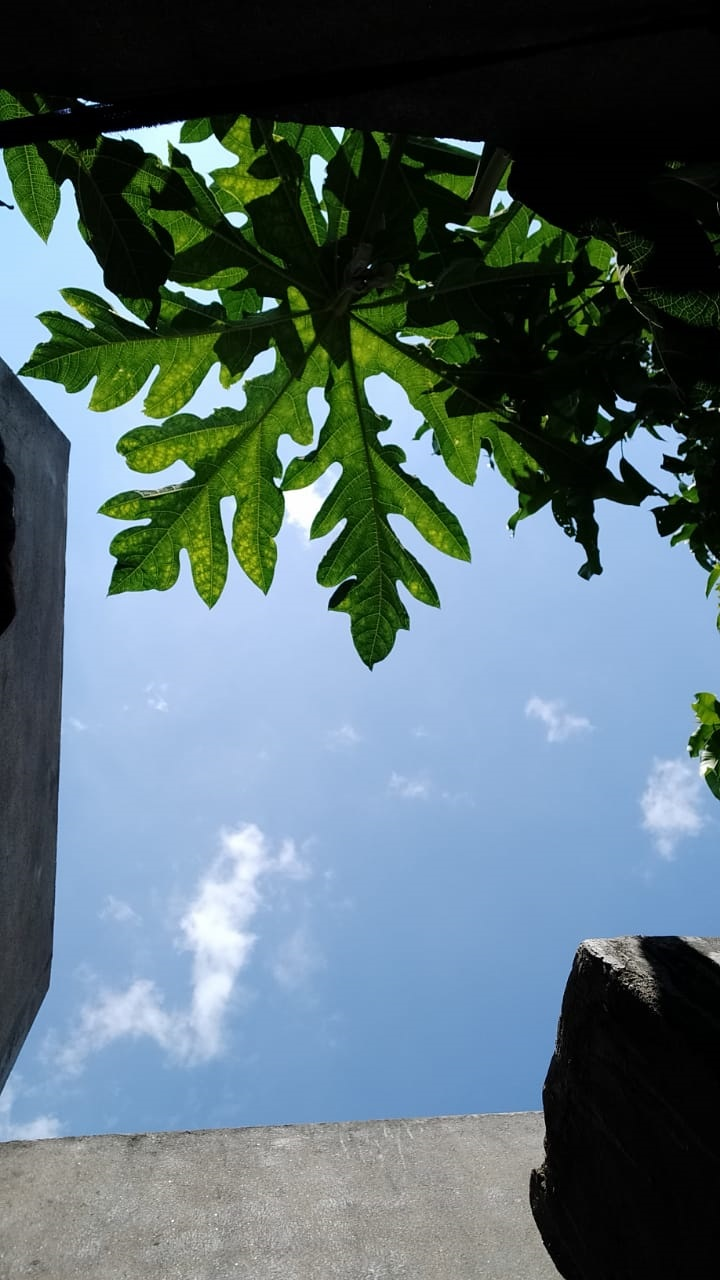
#> input picture Assignment1/Input_img.jpeg, 720 x 1280 px
$ python 'Assignment 1.py'
#> lines starting #> are read from the running program, lines starting #| are printed output that depends on the picture; after the words box and inside, x2 and y2 are one past the last pixel; in counts of white or black regions, pixels touching at a corner belong together
import cv2
import numpy as np

original = cv2.imread('Input_img.jpeg')
#> original is the input picture: shape (1280, 720, 3); mean B, G, R 115.7, 109.9, 89.8

imageHeight = len(original)
#> imageHeight = 1280
imageWidth = len(original[0])
#> imageWidth = 720

gray = np.zeros((imageHeight, imageWidth), dtype=np.uint8)


for i in range(0, imageHeight):
    for j in range(0, imageWidth):
        gray[i][j] = int(original[i][j][0] * 0.2126 + original[i][j][1] * 0.7152 + original[i][j][2] * 0.0722)
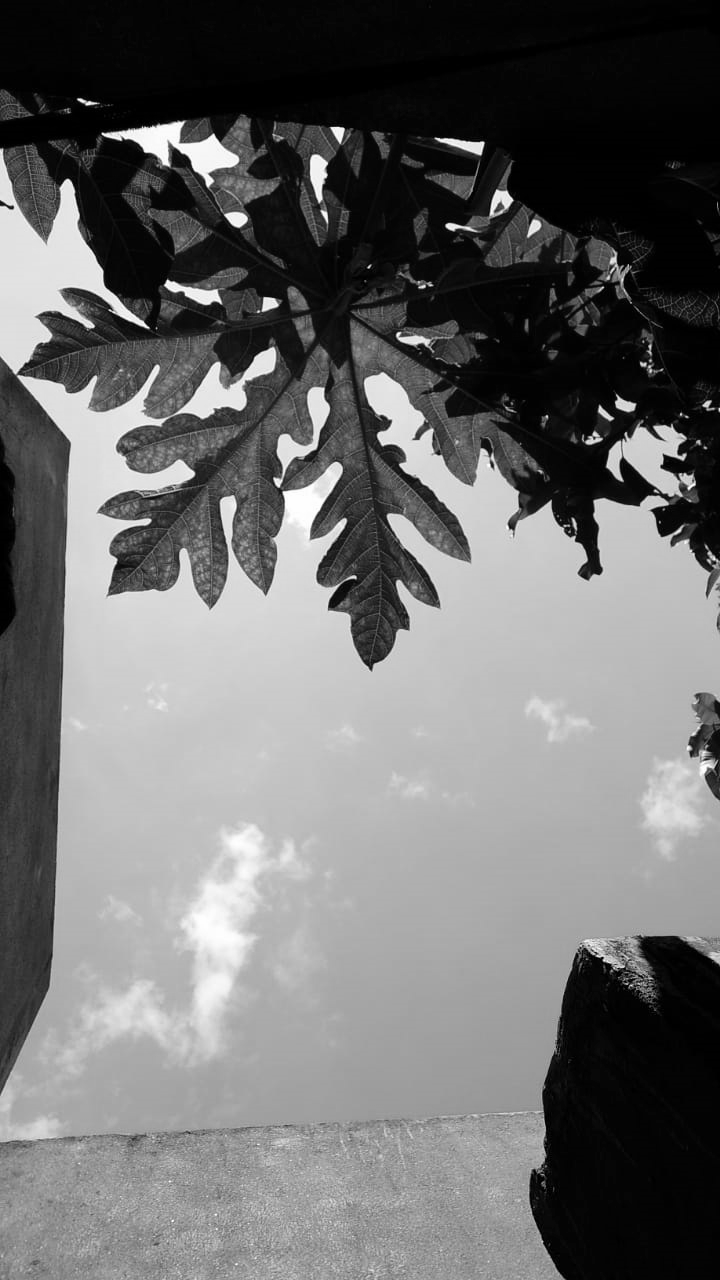
#> gray: shape (1280, 720); min 0, max 254, mean 109.2

binary = np.zeros((imageHeight, imageWidth), dtype=np.uint8)

for i in range(0, imageHeight):
    for j in range(0, imageWidth):
        if gray[i][j] >= 127:
            binary[i][j] = 255
        else:
            binary[i][j] = 0
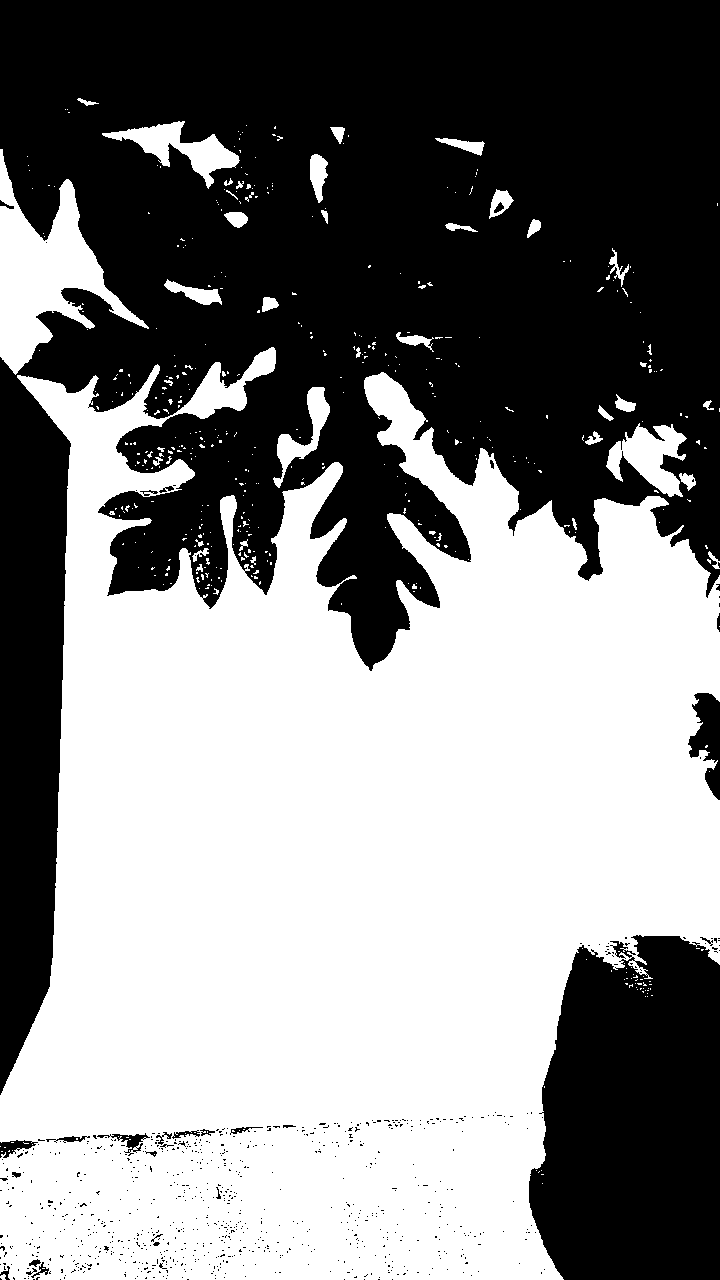
#> binary: shape (1280, 720); 52.1% white; 815 black regions (787 under 20 px), largest, box (x1, y1, x2, y2) and area: (0, 0, 720, 1095) 379238, (529, 935, 720, 1280) 56550, (688, 693, 720, 800) 1932

rgb = np.zeros((imageHeight, imageWidth, 3), dtype=np.uint8)

for i in range(0, imageHeight):
    for j in range(0, imageWidth):
        rgb[i][j] = original[i][j] + np.uint(20)
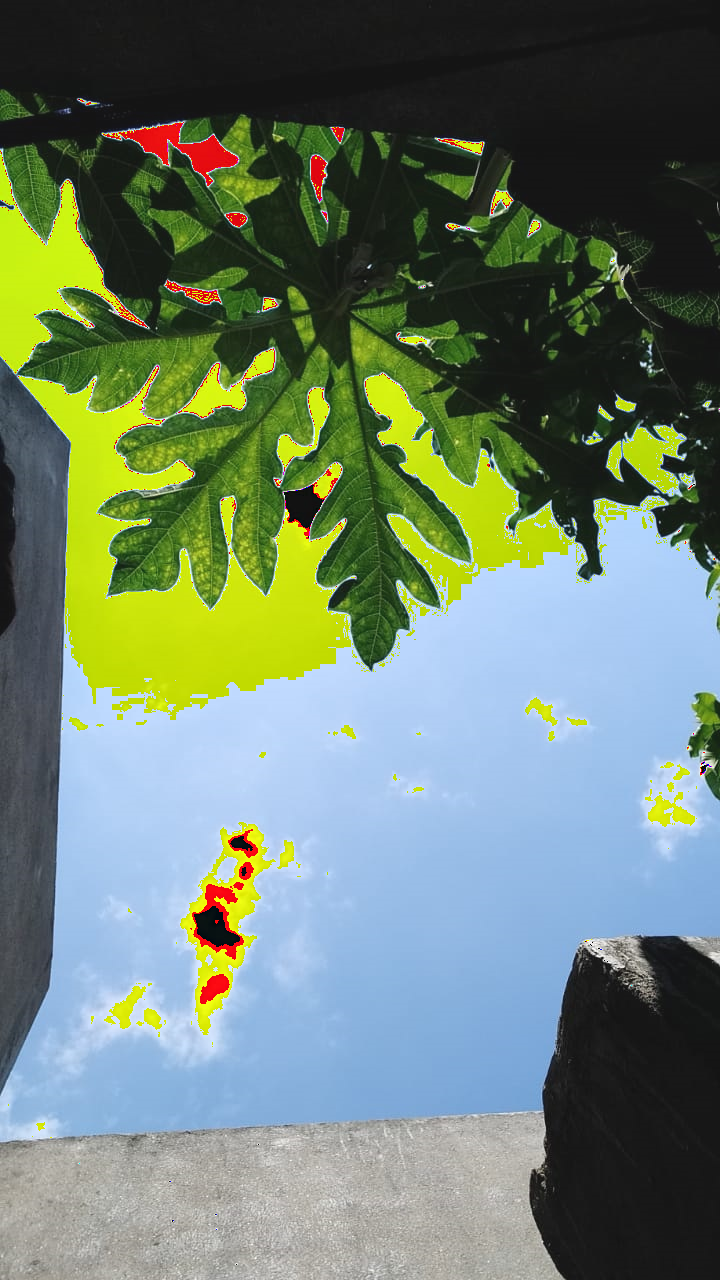
#> rgb: shape (1280, 720, 3); mean B, G, R 110, 127.2, 109.2

cv2.imshow('Orginal', original)
cv2.imshow('Gray', gray)
cv2.imshow('Binary', binary)
cv2.imshow('RGB + 20', rgb)
cv2.imshow('Gray + Binary',gray+binary)
cv2.waitKey(0)

$ run again, with Assignment1/img.jpg copied over Assignment1/Input_img.jpeg
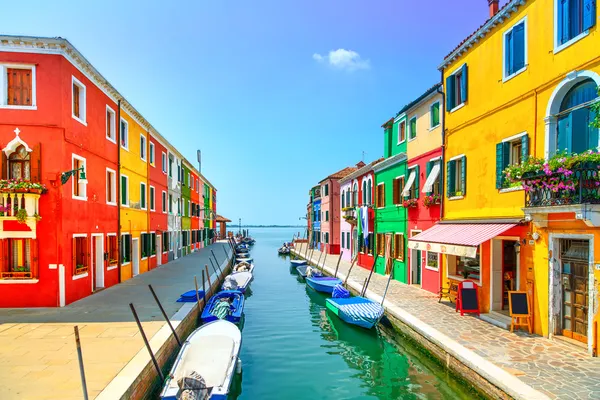
#> input picture Assignment1/img.jpg, 600 x 400 px
#> original is the input picture: shape (400, 600, 3); mean B, G, R 140.8, 155.8, 155.3
#> imageHeight = 400
#> imageWidth = 600
#> after the loop `for i in range(0, imageHeight):`:
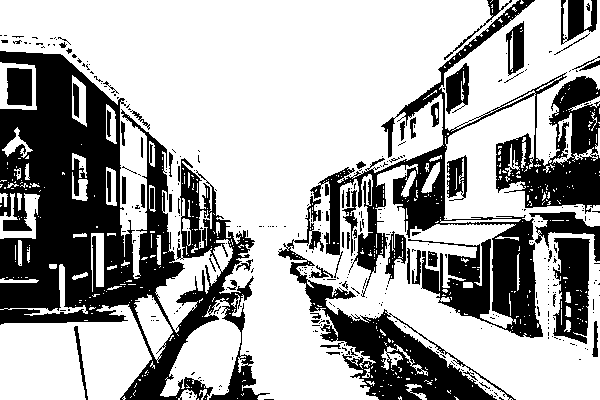
#> binary: shape (400, 600); 66% white; 370 black regions (309 under 20 px), largest, box (x1, y1, x2, y2) and area: (0, 51, 270, 400) 37091, (310, 0, 600, 338) 22813, (278, 196, 516, 400) 8780
#> after the loop `for i in range(0, imageHeight):`:
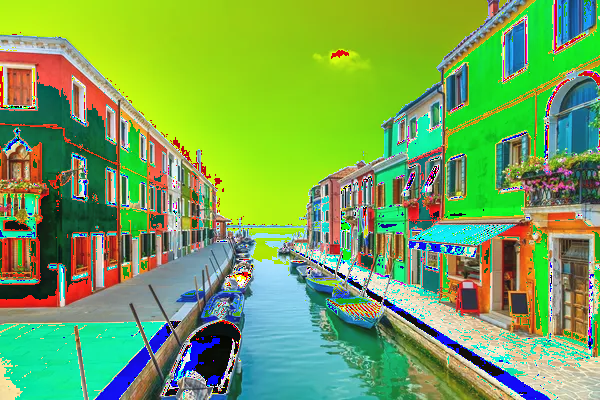
#> rgb: shape (400, 600, 3); mean B, G, R 88.7, 165.4, 118.1
